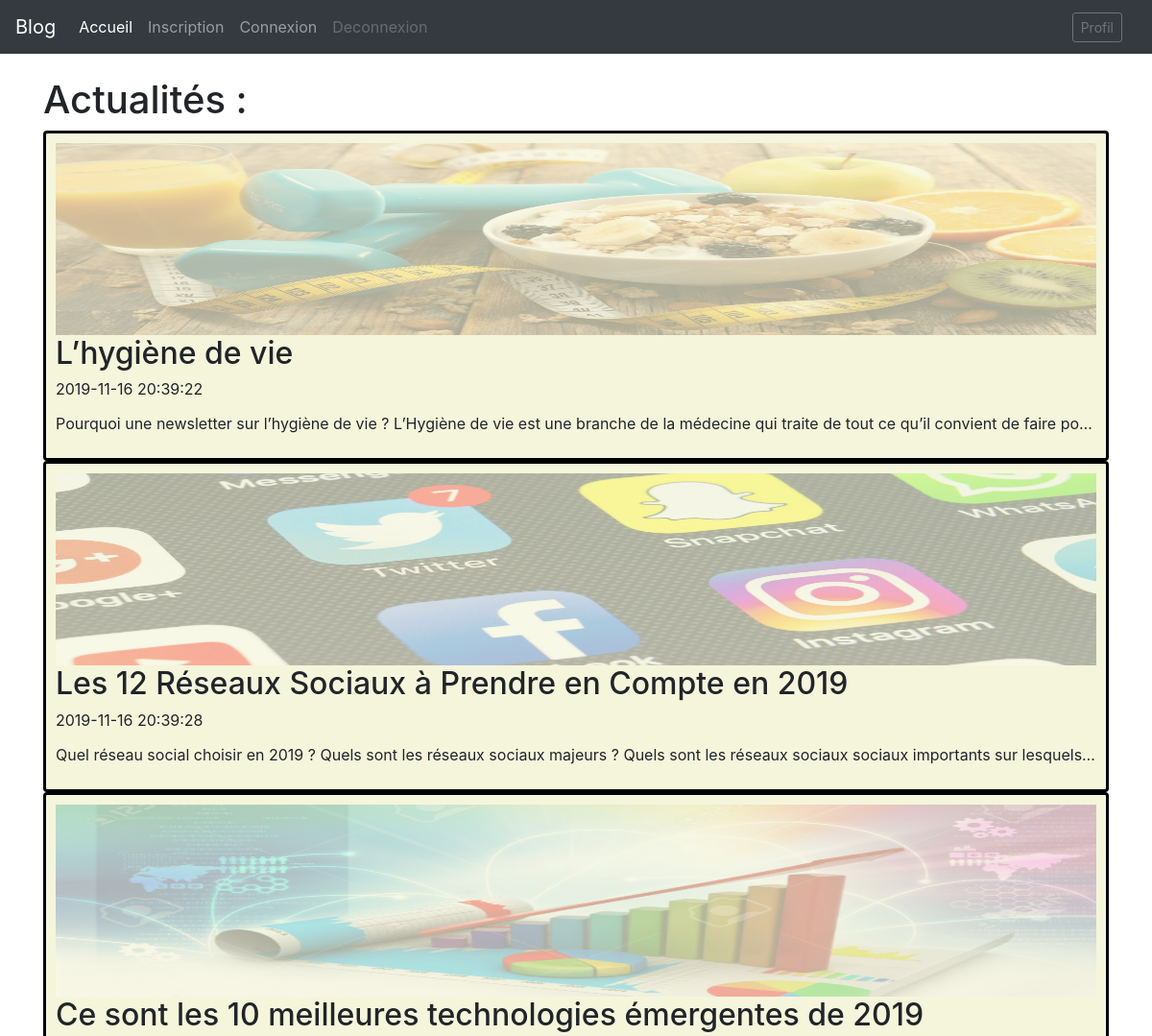
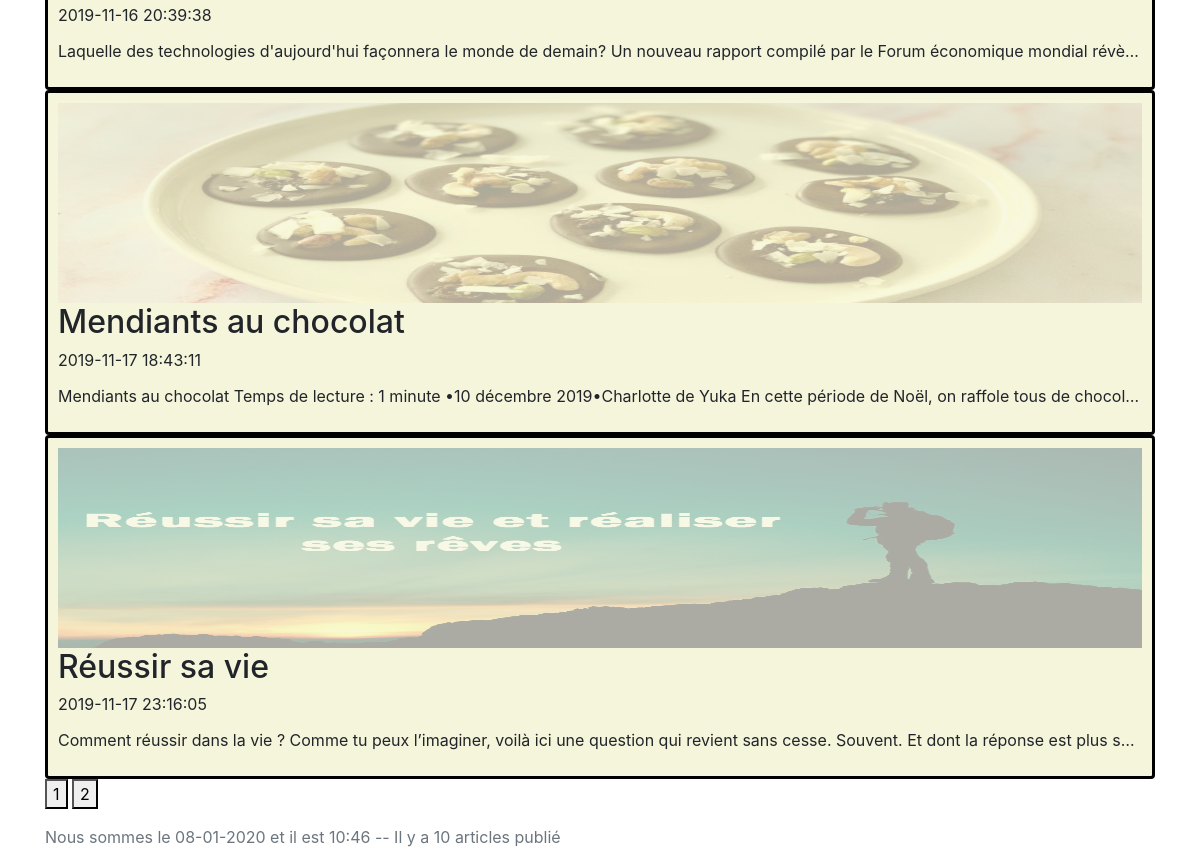
The app's page /index.php?page=2 with its own data (2 pictures, top to bottom).
### tables this page shows
CREATE TABLE IF NOT EXISTS `billets` (
  `id` int(11) NOT NULL AUTO_INCREMENT,
  `titre` varchar(255) NOT NULL,
  `contenu` text NOT NULL,
  `date_creation` datetime NOT NULL,
  PRIMARY KEY (`id`)
);

### model/modelindex.php (called while the page is built, shortened)
<?php
class ModeleIndex{
    public function listeArticle($bdd,$pseudo,$statu)
    {
        $managernews = new ArticleManagerPDO($bdd);
        list($ArticleParPage, $depart, $pagesTotales, $pageCourante) = getPage($bdd);
        $articles = $managernews->getList($depart, $ArticleParPage);
        require('view/affichageindex.php');
        require('view/template.php');
    }
}
function getPage($bdd){
    $ArticleParPage = 5;
    $ArticleTotalesReq = $bdd->query('SELECT id FROM billets');
    $ArticleTotales = $ArticleTotalesReq->rowCount();
    $pagesTotales = ceil($ArticleTotales/$ArticleParPage);
    if(isset($_GET['page']) AND !empty($_GET['page']) AND $_GET['page'] > 0 AND $_GET['page'] <= $pagesTotales) {
        $pageCourante = $_GET['page'];
    }else{
        $pageCourante = 1;
    }
    $depart = ($pageCourante-1)*$ArticleParPage;
    return array($ArticleParPage,$depart,$pagesTotales,$pageCourante);
}

### controller/frontController.php (called while the page is built, shortened)
<?php
class FrontController
{
    function __construct()
    {
        $bdd = DBApp::getDatabase();
        $erreurr = array();
        $listeActionNews = array('listeArticle', 'Article', 'addCommententaire', 'delCommentaireNews');
        $listeActionUser = array('connexion', 'pageconnexion', 'pageinscription', 'delcommentaireMembre', 'pageprofil', 'inscription', 'deconnexion', 'modifierprofil');
        $listeActionAdmin = array('admin', 'delArticle', 'delCommentaireAdmin', 'delMembre', 'ajouterNews', 'modifierNews', 'pagemodifiernews', 'pageajouternews');
        try {
            if (isset($_GET['action'])) {
                $action = $_REQUEST['action'];
                if (in_array($action, $listeActionNews)) {
                    $news = new News($bdd, $erreurr);
                }
                if (in_array($action, $listeActionUser)) {
                    $user = new User($bdd,$erreurr);
                }
                if (in_array($action, $listeActionAdmin)) {
                    $admin = new Admin($bdd, $erreurr);
                }
            } else {
                $news = new News($bdd, $erreurr);
            }
        } catch (Exception $e) {
            $erreurr[] = $e->getMessage();
            require('view/erreur.php');
        } catch (PDOException $e2) {
            $erreurr[] = "Erreur inattendue";
            require('view/erreur.php');
        }
    }
}

### index.php (called while the page is built)
<?php
require_once('model/autoload.php');
require('controller/frontcontroller.php');
$frontcontroller = new FrontController();

### model/autoload.php (called while the page is built, shortened)
<?php
function autoload($classname)
{
  if (file_exists($file = __DIR__ . '/' . $classname . '.php')) {
    require $file;
  }
}

### model/Database.php (called while the page is built, shortened)
<?php
class Database
{
  private $pdo;
  public function __construct($login, $password, $database_name, $host = 'localhost')
  {
    $this->pdo = new PDO("mysql:dbname=$database_name;host=$host", $login, $password);
    $this->pdo->setAttribute(PDO::ATTR_ERRMODE, PDO::ERRMODE_EXCEPTION);
    $this->pdo->setAttribute(PDO::ATTR_DEFAULT_FETCH_MODE, PDO::FETCH_OBJ);
  }
  public function query($query, $params = false)
  {
    if ($params) {
      $req = $this->pdo->prepare($query);
      $req->execute($params);
    } else {
      $req = $this->pdo->query($query);
    }
    return $req;
  }
}

### model/ArticleManagerPDO.php (called while the page is built, shortened)
<?php
class ArticleManagerPDO
{
  protected $db;
  public function __construct(Database $db)
  {
    $this->db = $db;
  }
  public function getList($debut = -1, $limite = -1)
  {
    $query = 'SELECT id, titre, contenu, date_creation FROM billets ORDER BY date_creation ASC';
    if ($debut != -1 || $limite != -1) {
      $query .= ' LIMIT ' . (int) $limite . ' OFFSET ' . (int) $debut;
    }
    $requete = $this->db->query($query);
    $requete->setFetchMode(PDO::FETCH_CLASS | PDO::FETCH_PROPS_LATE, 'Article');
    $listeNews = $requete->fetchAll();
    return $listeNews;
  }
}

### model/Article.php (called while the page is built, shortened)
<?php
class Article
{
  protected $id;
  protected $titre;
  protected $contenu;
  protected $date_creation;
  public function getid()
  {
    return $this->id;
  }
  public function gettitre()
  {
    return $this->titre;
  }
  public function getcontenu()
  {
    return $this->contenu;
  }
  public function getdate_creation()
  {
    return $this->date_creation;
  }
}

### view/affichageindex.php (the view)
<main role="main" class="flex-shrink-0">
    <div class="container">
        <h1 class="mt-5"> Actualités :</h1>
        <div class="blog-post">
            <?php
            foreach ($articles as $news) {
                echo '<a style="text-decoration:none;" class="reinitialise" href="index.php?id_billet=' . $news->getid() . '&action=Article">';
                echo '<div class="container2">';
                echo '<img src="public/images/' . $news->gettitre() . '.jpg" alt="Image : ' . $news->gettitre() . '">';
                echo '<h2 class="blog-post-title">' . $news->gettitre() . '</h2>';
                echo '<p class="blog-post-meta">' . $news->getdate_creation() . '</p>';
                echo '<p
                                style="max-height: 2em;
                                overflow: hidden;
                                text-overflow: ellipsis;
                                white-space: nowrap;">' . $news->getcontenu() . '</p>';
                echo '</div>';
                echo '</a>';
            }
            ?>
        </div>
        <?php
        for ($i = 1; $i <= $pagesTotales; $i++) {
            if ($i == $pageCourante) {
                echo '<button>' . $i . '</button>';
            } else {
                echo '<a href="index.php?page=' . $i . '"><button>' . $i . '</button></a> ';
            }
        }
        ?>
    </div>
</main>

### public/css/style.css (style rules this page uses)
.reinitialise { animation : none; animation-delay : 0; animation-direction : normal; animation-duration : 0; animation-fill-mode : none; animation-iteration-count : 1; animation-name : none; animation-play-state : running; animation-timing-function : ease; backface-visibility : visible; background : 0; background-attachment : scroll; background-clip : border-box; background-color : transparent; background-image : none; background-origin : padding-box; background-position : 0 0; background-position-x : 0; background-position-y : 0; background-repeat : repeat; background-size : auto auto; border : 0; border-style : none; border-width : medium; border-color : inherit; border-bottom : 0; border-bottom-color : inherit; border-bottom-left-radius : 0; border-bottom-right-radius : 0; border-bottom-style : none; border-bottom-width : medium; border-collapse : separate; border-image : none; border-left : 0; border-left-color : inherit; border-left-style : none; border-left-width : medium; border-radius : 0; border-right : 0; border-right-color : inherit; border-right-style : none; border-right-width : medium; border-spacing : 0; border-top : 0; border-top-color : inherit; border-top-left-radius : 0; border-top-right-radius : 0; border-top-style : none; border-top-width : medium; bottom : auto; box-shadow : none; box-sizing : content-box; caption-side : top; clear : none; clip : auto; color : inherit; columns : auto; column-count : auto; column-fill : balance; column-gap : normal; column-rule : medium none currentColor; column-rule-color : currentColor; column-rule-style : none; column-rule-width : none; column-span : 1; column-width : auto; content : normal; counter-increment : none; counter-reset : none; cursor : auto; direction : ltr; display : inline; empty-cells : show; float : none; font : normal; font-family : inherit; font-size : medium; font-style : normal; font-variant : normal; font-weight : normal; height : auto; hyphens : none; left : auto; letter-spacing : normal; line-height : normal; list-style : none; list-style-image : none; list-style-position : outside; list-style-type : disc; margin : 0; margin-bottom : 0; margin-left : 0; margin-right : 0; margin-top : 0; max-height : none; max-width : none; min-height : 0; min-width : 0; opacity : 1; orphans : 0; outline : 0; outline-color : invert; outline-style : none; outline-width : medium; overflow : visible; overflow-x : visible; overflow-y : visible; padding : 0; padding-bottom : 0; padding-left : 0; padding-right : 0; padding-top : 0; page-break-after : auto; page-break-before : auto; page-break-inside : auto; perspective : none; perspective-origin : 50% 50%; position : static; quotes : '201C' '201D' '2018' '2019'; right : auto; tab-size : 8; table-layout : auto; text-align : inherit; text-align-last : auto; text-decoration : none; text-decoration-color : inherit; text-decoration-line : none; text-decoration-style : solid; text-indent : 0; text-shadow : none; text-transform : none; top : auto; transform : none; transform-style : flat; transition : none; transition-delay : 0s; transition-duration : 0s; transition-property : none; transition-timing-function : ease; unicode-bidi : normal; vertical-align : baseline; visibility : visible; white-space : normal; widows : 0; width : auto; word-spacing : normal; z-index : auto; }
.container2 { position: relative; background: beige; border: 3px solid rgb(0, 0, 0); border-radius: 4px; padding: 10px; }
img { width: 100%; height: auto; opacity: 0.3; height: 200px; overflow: hidden; }

### records on screen
billets: titre (picture), titre "L’hygiène de vie", date_creation "2019-11-16 20:39:22", contenu "Pourquoi une newsletter sur l’hygiène de vie ? L’Hygiène de vie est une branche de la médecine qui traite de tout ce qu’il convient de faire po…"
billets: titre (picture), titre "Les 12 Réseaux Sociaux à Prendre en Compte en 2019", date_creation "2019-11-16 20:39:28", contenu "Quel réseau social choisir en 2019 ? Quels sont les réseaux sociaux majeurs ? Quels sont les réseaux sociaux sociaux importants sur lesquels…"
billets: titre (picture), titre "Ce sont les 10 meilleures technologies émergentes de 2019", date_creation "2019-11-16 20:39:38", contenu "Laquelle des technologies d'aujourd'hui façonnera le monde de demain? Un nouveau rapport compilé par le Forum économique mondial révè…"
billets: shows a picture, titre "Mendiants au chocolat", date_creation "2019-11-17 18:43:11", contenu "Mendiants au chocolat Temps de lecture : 1 minute •10 décembre 2019•Charlotte de Yuka En cette période de Noël, on raffole tous de chocol…"
billets: titre (picture), titre "Réussir sa vie", date_creation "2019-11-17 23:16:05", contenu "Comment réussir dans la vie ? Comme tu peux l’imaginer, voilà ici une question qui revient sans cesse. Souvent. Et dont la réponse est plus s…"

### other values on screen
$nbarticle['nb'] "10"
